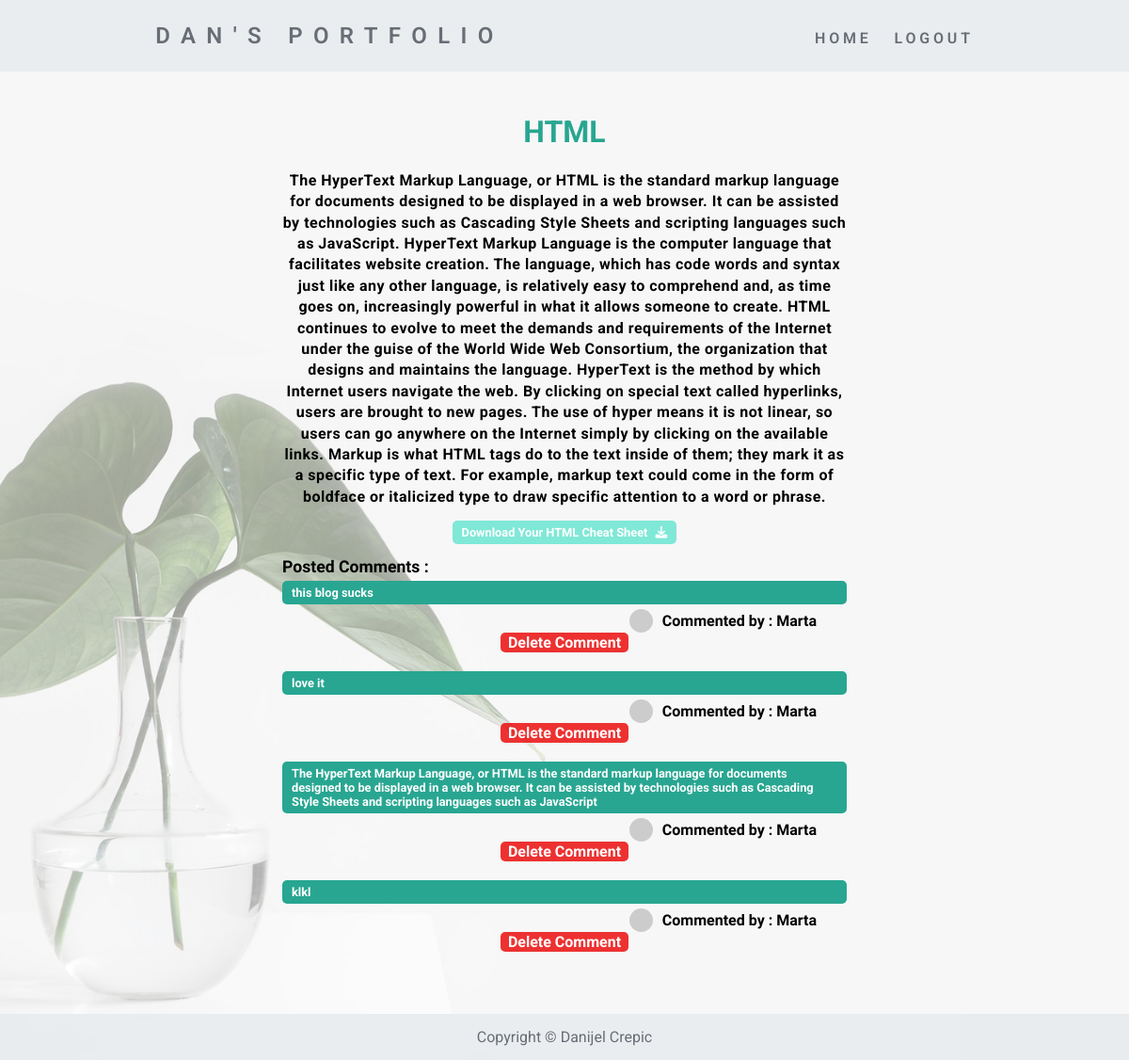
/show-post?post_id=2 (signed in), run on the app's committed database.
### main.py (models this page shows)
class Posts(db.Model):
    __tablename__ = "posted_blogs"
    id = db.Column(db.Integer, primary_key=True)
    post_title = db.Column(db.String(250), nullable=False)
    post_body = db.Column(db.String(5000), nullable=False)
    date = db.Column(db.String(250), nullable=False)
    author_id = db.Column(db.Integer, db.ForeignKey("users.id"))
    author = relationship("Users", back_populates="posts")
    comments = relationship("Comments", back_populates="post")

class Comments(db.Model):
    __tablename__ = "posted_comments"
    id = db.Column(db.Integer, primary_key=True)
    comment_body = db.Column(db.String(500), nullable=False)
    author_id = db.Column(db.Integer, db.ForeignKey("users.id"))
    comment_author = relationship("Users", back_populates="comments")
    posted_blog_id = db.Column(db.Integer, db.ForeignKey("posted_blogs.id"))
    post = relationship("Posts", back_populates="comments")

class Users(UserMixin, db.Model):
    __tablename__ = "users"
    id = db.Column(db.Integer, primary_key=True)
    registrant_name = db.Column(db.String(200), nullable=False)
    registrant_email = db.Column(db.String(200), nullable=False, unique=True)
    registrant_password = db.Column(db.String(1000), nullable=False)
    posts = relationship("Posts", back_populates="author")
    comments = relationship("Comments", back_populates="comment_author")

### main.py (the view, shortened to what this page needs)
@app.route('/show-post', methods=["GET", "POST"])
@login_required
def show_post():
    post_to_display = Posts.query.get(request.args.get("post_id"))
    comments = Comments.query.all()
    comments_to_display = [comment for comment in comments if comment.posted_blog_id == post_to_display.id]
    return render_template("show-post.html", post=post_to_display, comments=comments_to_display, current_user=current_user)

### main.py (called while the page is built)
@login_manager.user_loader
def load_user(user_id):
    return Users.query.get(int(user_id))

### templates/show-post.html (shortened to what this page needs)
{% extends "base.html" %}
{% block content %}
<div class="container container-post">
    <div class="posts-container">
        <h1>{{ post.post_title }}</h1>
        <p class="post-content">
            {{ post.post_body|safe }}
        </p>
        {% if post.id != 5 %}
        <a href="{{ url_for('download', file_title=post.post_title) }}" target="_blank" class="email-content">
            Download Your {{ post.post_title }} Cheat Sheet <i class="fas fa-download"></i>
        </a>
        {% endif %}
        <p class="posted-comments-title">Posted Comments :</p>
        {% for comment in comments %}
        <p class="comment-text">
            {{ comment.comment_body }}
        </p>
        <p class="comment-author">
            <img src="{{ comment.comment_author.registrant_email | gravatar }}" class="comment-avatar">
            Commented by : {{ comment.comment_author.registrant_name }}
        </p>
        {% if current_user.id == 1 %}
        <a href="{{ url_for('delete', comment_id=comment.id) }}" class="post-delete-btn">Delete Comment</a>
        {% endif %}
        {% endfor %}
    </div>
</div>
{% endblock %}

### static/styles.css (style rules this page uses)
* { box-sizing: border-box; }
body { font-family: 'Roboto', sans-serif; margin: 0; }
a { text-decoration: none; }
a, button { cursor: pointer; }
i { padding-left: 5px; }
.posts-container h1, .posts-container h1 a { color: #28a691; font-weight: bold; }
.posts-container h1 { text-transform: uppercase; }
.container { position: relative; width: 100%; height: 100vh; display: flex; justify-content: center; align-items: center; background-color: rgba(232, 235, 238, 0); color: black; font-weight: bold; font-size: medium; text-align: center; }
.container.container-post { height: 100%; }
.posts-container { position: relative; width: 50%; margin: 100px auto 100px auto; }
.post-delete-btn, .edit-post-btn, .create-post-btn { display: inline-block; color: #fff; background-color: rgba(236, 1, 1, 0.8); padding: 1px 8px; margin: 0 3px 15px 3px; border-radius: 5px; }
.post-content { text-align: center; letter-spacing: 0.5px; line-height: 1.4; }
.posted-comments-title { text-align: left; font-family: 'Indie Flower', cursive; font-size: 1.1rem; margin-bottom: 5px; }
.comment-text, .email-content { text-align: left; background-color: rgba(50, 224, 196, 0.6); color: #fff; font-size: 0.8rem; padding-left: 10px; padding-right: 10px; padding-top: 5px; padding-bottom: 5px; border-radius: 5px; margin-bottom: 5px; margin-top: 5px; }
.comment-text { background-color: #28a691; }
.comment-author, .email-sender { text-align: right; padding-right: 2rem; font-family: 'Indie Flower', cursive; margin-top: 0; margin-bottom: 0; }
.comment-author { display: flex; justify-content: flex-end; align-items: center; }
.comment-avatar { display: inline-block; width:25px; margin-right:10px; height:100%; float:left; border-radius: 50%; }

### data on the page
Posts: post_title "HTML", post_body "The HyperText Markup Language, or HTML is the standard markup language for documents designed to be displayed in a web browser. It can be assisted by technologies such as Cascading Style Sheets and scripting languages such as JavaScript. HyperText Markup Language is the computer language that facilitates website creation. The language, which has code words and syntax just like any other language, is relatively easy to comprehend and, as time goes on, increasingly powerful in what it allows someone to create. HTML continues to evolve to meet the demands and requirements of the Internet under the guise of the World Wide Web Consortium, the organization that designs and maintains the language.…"
Comments: comment_body "this blog sucks", comment_author.registrant_name "Marta"
Comments: comment_body "love it", comment_author.registrant_name "Marta"
Comments: comment_body "The HyperText Markup Language, or HTML is the standard markup language for documents designed to be displayed in a web browser. It can be assisted by technologies such as Cascading Style Sheets and scripting languages such as JavaScript", comment_author.registrant_name "Marta"
Comments: comment_body "klkl", comment_author.registrant_name "Marta"
